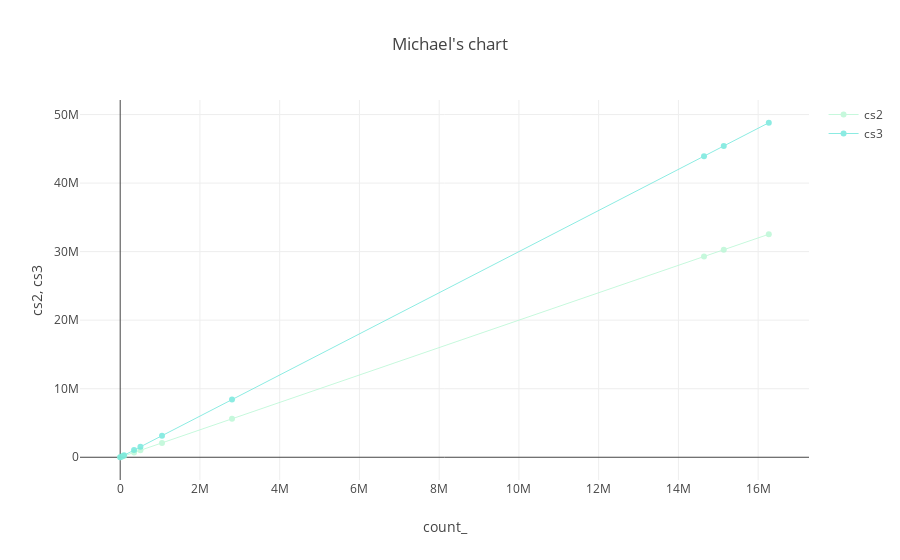

This figure's notebook cell:
### Markdown cell above
# Kql - render linechart

### Code cell
%%kql 
PageViews 
| summarize count() by Language 
//| sort by count_ 
| limit 10
| extend cs2 = 2 * count_
| extend cs3 = 3 * count_
//| extend cs4 = 4 * count_
//| extend cs5 = count_ * count_
| render linechart title="Michael's chart"

### Figure 1 — Plotly figure (JSON) as saved in the notebook; plotly's stock layout.template omitted (floating-point values rounded to 4 significant figures)
{"data": [{"line": {"color": "rgb(184, 247, 212)", "width": 1}, "name": "cs2", "opacity": 0.8, "type": "scatter", "uid": "1230e0", "x": [36, 54276, 95190, 347922, 507336, 1048386, 2804334, 14641824, 15137646, 16266774], "y": [72, 108552, 190380, 695844, 1014672, 2096772, 5608668, 29283648, 30275292, 32533548]}, {"line": {"color": "rgb(111, 231, 219)", "width": 1}, "name": "cs3", "opacity": 0.8, "type": "scatter", "uid": "4e109f", "x": [36, 54276, 95190, 347922, 507336, 1048386, 2804334, 14641824, 15137646, 16266774], "y": [108, 162828, 285570, 1043766, 1522008, 3145158, 8413002, 43925472, 45412938, 48800322]}], "layout": {"autosize": true, "showlegend": true, "title": "Michael's chart", "xaxis": {"autorange": true, "range": [-978800.0, 17250000.0], "title": "count_", "type": "linear"}, "yaxis": {"autorange": true, "range": [-3574000.0, 52370000.0], "title": "cs2, cs3", "type": "linear"}}}
